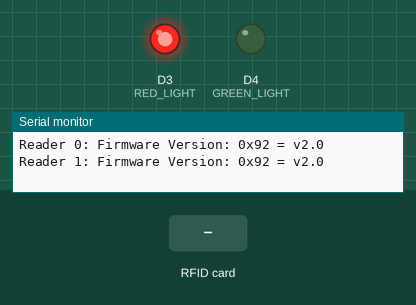
This sketch was run on a simulated ESP8266 (NodeMCU). Shown: output pins drawn as LEDs (lit = HIGH), the last lines printed to the serial monitor. The inputs (shaded band) are chosen by the test bench.

Above: at 1.3 s.
1.4 s: RFID card 5E 7A 19 C4 held to the reader
At 11.2 s:
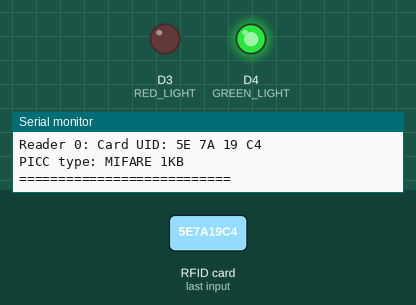
Timing chart, 0 to 31.5 s (numbered marks = the images above; inputs shaded):
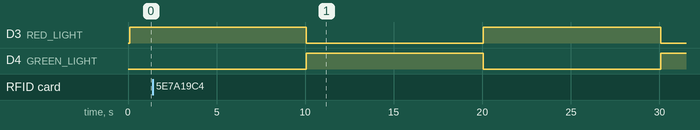

The sketch:

mini_traffic_signal_test.ino
```cpp
#include <SPI.h>
#include <MFRC522.h>
#include <Thread.h>
#include <ThreadController.h>

#define SS_1_PIN D10
#define SS_2_PIN D8
#define RST_PIN D9
#define NR_OF_READERS   2

byte ssPins[] = {SS_1_PIN, SS_2_PIN};

MFRC522 mfrc522[NR_OF_READERS];   // Create MFRC522 instance.

#define RED_LIGHT D3
#define GREEN_LIGHT D4


MFRC522::MIFARE_Key key;

// Init array that will store new NUID
byte nuidPICC[4];


void tagInfoGet() {
  for (uint8_t reader = 0; reader < NR_OF_READERS; reader++) {
    // Look for new cards

    if (mfrc522[reader].PICC_IsNewCardPresent() && mfrc522[reader].PICC_ReadCardSerial()) {
      Serial.print(F("Reader "));
      Serial.print(reader);
      // Show some details of the PICC (that is: the tag/card)
      Serial.print(F(": Card UID:"));
      dump_byte_array(mfrc522[reader].uid.uidByte, mfrc522[reader].uid.size);
      Serial.println();
      Serial.print(F("PICC type: "));
      MFRC522::PICC_Type piccType = mfrc522[reader].PICC_GetType(mfrc522[reader].uid.sak);
      Serial.println(mfrc522[reader].PICC_GetTypeName(piccType));
      Serial.println("===========================");
      // Halt PICC
      mfrc522[reader].PICC_HaltA();
      // Stop encryption on PCD
      mfrc522[reader].PCD_StopCrypto1();
    } //if (mfrc522[reader].PICC_IsNewC
  } //for(uint8_t reader


}

void dump_byte_array(byte *buffer, byte bufferSize) {
  for (byte i = 0; i < bufferSize; i++) {
    Serial.print(buffer[i] < 0x10 ? " 0" : " ");
    Serial.print(buffer[i], HEX);
  }
}

bool red_light_status = HIGH;
bool green_light_status = LOW;
unsigned long previousTime = millis();
void trafficControl(){
  unsigned long currentTime = millis();
  if (currentTime - previousTime >= 10000){
    red_light_status = !red_light_status;
    green_light_status = !green_light_status;
    digitalWrite(RED_LIGHT, red_light_status);
    digitalWrite(GREEN_LIGHT, green_light_status);
    previousTime = currentTime;
  }

}

Thread threadTag;
Thread threadTraffic;

void setup() {
  Serial.begin(115200);
  SPI.begin(); // Init SPI bus

  for (uint8_t reader = 0; reader < NR_OF_READERS; reader++) {
    mfrc522[reader].PCD_Init(ssPins[reader], RST_PIN); // Init each MFRC522 card
    Serial.print(F("Reader "));
    Serial.print(reader);
    Serial.print(F(": "));
    mfrc522[reader].PCD_DumpVersionToSerial();
  }


  pinMode(RED_LIGHT, OUTPUT);
  pinMode(GREEN_LIGHT, OUTPUT);

  threadTag.onRun(tagInfoGet);
  threadTraffic.onRun(trafficControl);

  threadTag.setInterval(20);
  threadTraffic.setInterval(20);

}


void loop() {
  digitalWrite(RED_LIGHT, red_light_status);
  digitalWrite(GREEN_LIGHT, green_light_status);
  threadTag.run();
  threadTraffic.run();
}
```
